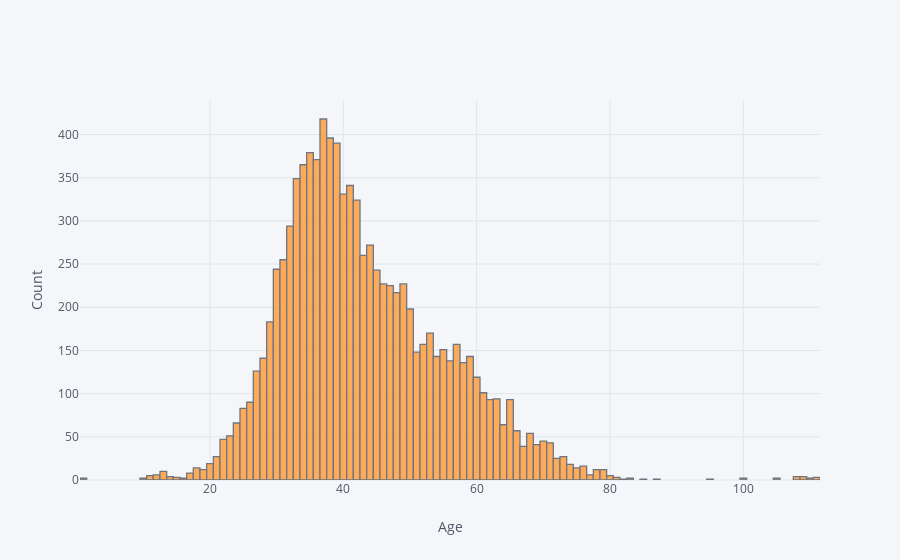

Source (notebook cell):
### Markdown cell above
##### Plot user distribution by age, for the 12% who gave their age.

### Code cell
user_df['Age'].iplot(kind='hist',xTitle='Age',yTitle='Count')

### Figure 1 — Plotly figure (JSON) as saved in the notebook; plotly's stock layout.template omitted (floating-point values rounded to 4 significant figures; data arrays with more than 128 entries replaced by an {"elided": "..."} marker saying what was removed)
{"data": [{"histfunc": "count", "histnorm": "", "marker": {"color": "rgba(255, 153, 51, 1.0)", "line": {"color": "#4D5663", "width": 1.3}}, "name": "Age", "opacity": 0.8, "orientation": "v", "type": "histogram", "uid": "47db66e9-5949-4a2c-9594-27c5e478ee26", "x": {"elided": "81342 int values"}}], "layout": {"barmode": "overlay", "legend": {"bgcolor": "#F5F6F9", "font": {"color": "#4D5663"}}, "paper_bgcolor": "#F5F6F9", "plot_bgcolor": "#F5F6F9", "title": {"font": {"color": "#4D5663"}}, "xaxis": {"gridcolor": "#E1E5ED", "showgrid": true, "tickfont": {"color": "#4D5663"}, "title": {"font": {"color": "#4D5663"}, "text": "Age"}, "zerolinecolor": "#E1E5ED"}, "yaxis": {"gridcolor": "#E1E5ED", "showgrid": true, "tickfont": {"color": "#4D5663"}, "title": {"font": {"color": "#4D5663"}, "text": "Count"}, "zerolinecolor": "#E1E5ED"}}}
